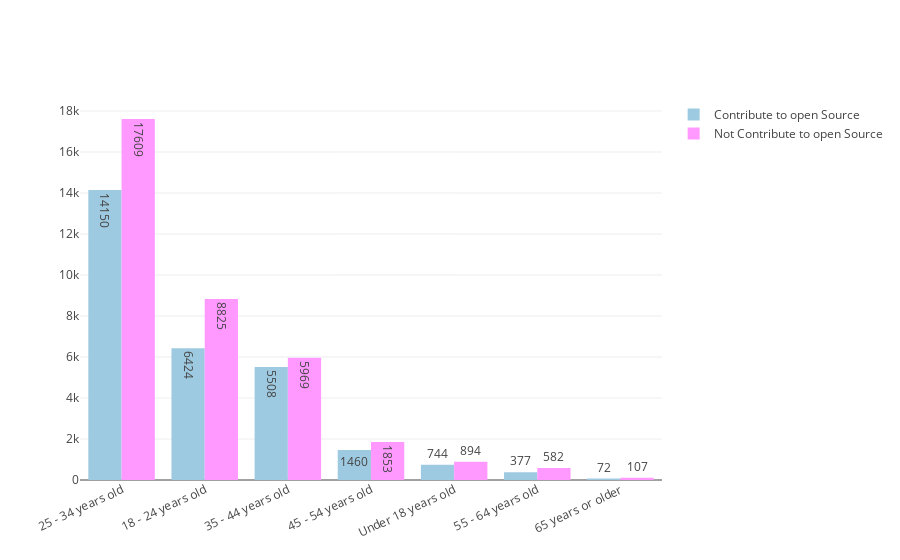

The code cell stored with this chart in its notebook:
### Code cell
oscontribyes = results[results["OpenSource"] == "Yes"]
oscontribNo = results[results["OpenSource"] == "No"]
Agewisecontribyes = oscontribyes["Age"].value_counts()
print(Agewisecontribyes)
Agewisecontribno = oscontribNo["Age"].value_counts()
print(Agewisecontribno)
plotlybar(Agewisecontribyes.index,Agewisecontribyes.values,'Contribute to open Source',
         Agewisecontribno.index,Agewisecontribno.values,'Not Contribute to open Source',
         )

### Figure 1 — Plotly figure (JSON) as saved in the notebook; plotly's stock layout.template omitted (floating-point values rounded to 4 significant figures)
{"data": [{"marker": {"color": "#9ECAE1"}, "name": "Contribute to open Source", "orientation": "v", "text": [14150, 6424, 5508, 1460, 744, 377, 72], "textposition": "auto", "type": "bar", "x": ["25 - 34 years old", "18 - 24 years old", "35 - 44 years old", "45 - 54 years old", "Under 18 years old", "55 - 64 years old", "65 years or older"], "y": [14150, 6424, 5508, 1460, 744, 377, 72]}, {"marker": {"color": "#ff99ff"}, "name": "Not Contribute to open Source", "orientation": "v", "text": [17609, 8825, 5969, 1853, 894, 582, 107], "textposition": "auto", "type": "bar", "x": ["25 - 34 years old", "18 - 24 years old", "35 - 44 years old", "45 - 54 years old", "Under 18 years old", "55 - 64 years old", "65 years or older"], "y": [17609, 8825, 5969, 1853, 894, 582, 107]}], "layout": {"barmode": "group", "title": null, "xaxis": {"tickangle": -25}}}
